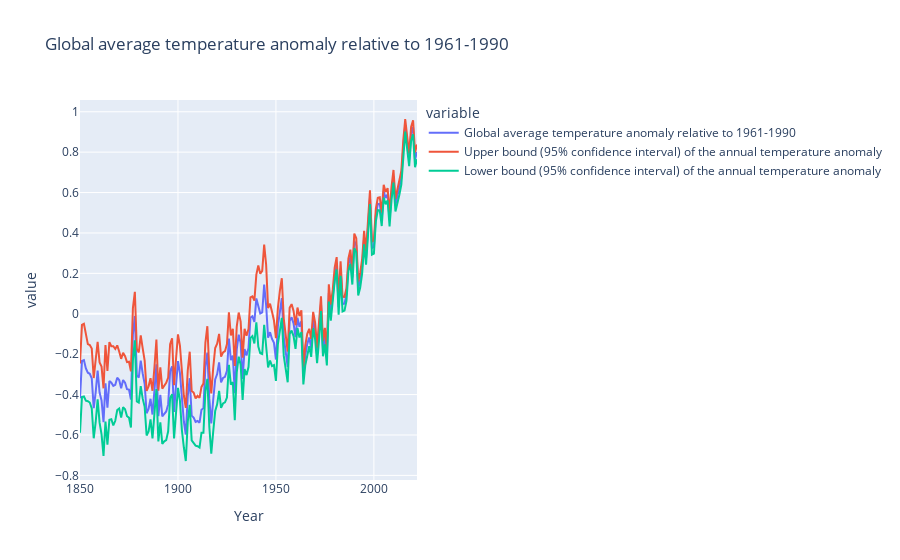

The notebook cell saved with this chart:
### Markdown cell above
### Include lower and upper bounds

### Code cell
# first, let's look at more than the median
fig = px.line(
    df_global, 
    x="Year", 
    y=[
        "Global average temperature anomaly relative to 1961-1990",
        "Upper bound (95% confidence interval) of the annual temperature anomaly",
        "Lower bound (95% confidence interval) of the annual temperature anomaly",
    ],
    title='Global average temperature anomaly relative to 1961-1990',
)
fig.show()

### Figure 1 — Plotly figure (JSON) as saved in the notebook; plotly's stock layout.template omitted (floating-point values rounded to 4 significant figures; data arrays with more than 128 entries replaced by an {"elided": "..."} marker saying what was removed)
{"data": [{"hovertemplate": "variable=Global average temperature anomaly relative to 1961-1990<br>Year=%{x}<br>value=%{y}<extra></extra>", "legendgroup": "Global average temperature anomaly relative to 1961-1990", "line": {"color": "#636efa", "dash": "solid"}, "marker": {"symbol": "circle"}, "mode": "lines", "name": "Global average temperature anomaly relative to 1961-1990", "orientation": "v", "showlegend": true, "type": "scatter", "x": {"elided": "173 int values"}, "xaxis": "x", "y": {"elided": "173 float values"}, "yaxis": "y"}, {"hovertemplate": "variable=Upper bound (95% confidence interval) of the annual temperature anomaly<br>Year=%{x}<br>value=%{y}<extra></extra>", "legendgroup": "Upper bound (95% confidence interval) of the annual temperature anomaly", "line": {"color": "#EF553B", "dash": "solid"}, "marker": {"symbol": "circle"}, "mode": "lines", "name": "Upper bound (95% confidence interval) of the annual temperature anomaly", "orientation": "v", "showlegend": true, "type": "scatter", "x": {"elided": "173 int values"}, "xaxis": "x", "y": {"elided": "173 float values"}, "yaxis": "y"}, {"hovertemplate": "variable=Lower bound (95% confidence interval) of the annual temperature anomaly<br>Year=%{x}<br>value=%{y}<extra></extra>", "legendgroup": "Lower bound (95% confidence interval) of the annual temperature anomaly", "line": {"color": "#00cc96", "dash": "solid"}, "marker": {"symbol": "circle"}, "mode": "lines", "name": "Lower bound (95% confidence interval) of the annual temperature anomaly", "orientation": "v", "showlegend": true, "type": "scatter", "x": {"elided": "173 int values"}, "xaxis": "x", "y": {"elided": "173 float values"}, "yaxis": "y"}], "layout": {"legend": {"title": {"text": "variable"}, "tracegroupgap": 0}, "title": {"text": "Global average temperature anomaly relative to 1961-1990"}, "xaxis": {"anchor": "y", "domain": [0, 1], "title": {"text": "Year"}}, "yaxis": {"anchor": "x", "domain": [0, 1], "title": {"text": "value"}}}}
